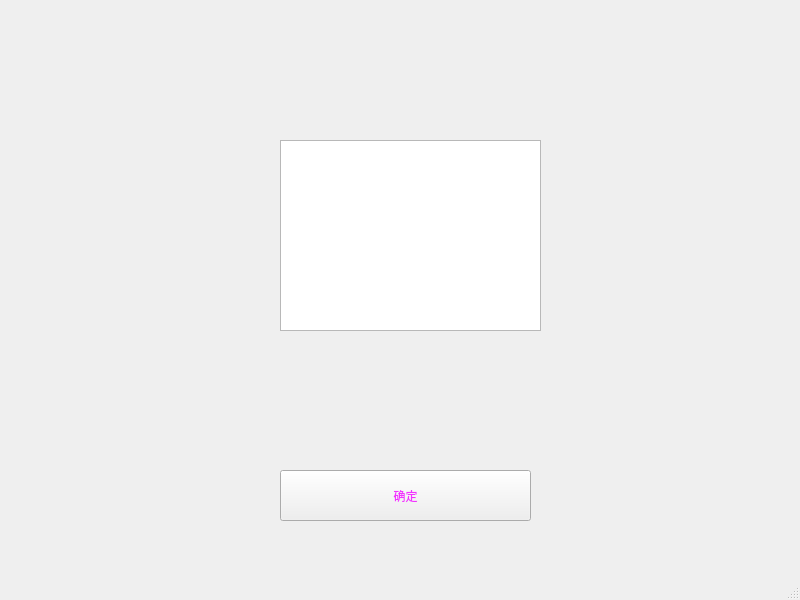
<?xml version="1.0" encoding="UTF-8"?>
<ui version="4.0">
 <class>MainWindow</class>
 <widget class="QMainWindow" name="MainWindow">
  <property name="geometry">
   <rect>
    <x>0</x>
    <y>0</y>
    <width>800</width>
    <height>600</height>
   </rect>
  </property>
  <property name="windowTitle">
   <string>MainWindow</string>
  </property>
  <widget class="QWidget" name="centralwidget">
   <widget class="QGraphicsView" name="graphicsView">
    <property name="geometry">
     <rect>
      <x>280</x>
      <y>140</y>
      <width>261</width>
      <height>191</height>
     </rect>
    </property>
    <property name="styleSheet">
     <string notr="true">border-image: url(:/wuding1/18.png);</string>
    </property>
   </widget>
   <widget class="QPushButton" name="bububu">
    <property name="geometry">
     <rect>
      <x>280</x>
      <y>470</y>
      <width>251</width>
      <height>51</height>
     </rect>
    </property>
    <property name="styleSheet">
     <string notr="true">color: rgb(242, 52, 255);
font: 8pt &quot;楷体&quot;;</string>
    </property>
    <property name="text">
     <string>确定</string>
    </property>
   </widget>
  </widget>
  <widget class="QMenuBar" name="menubar">
   <property name="geometry">
    <rect>
     <x>0</x>
     <y>0</y>
     <width>800</width>
     <height>22</height>
    </rect>
   </property>
  </widget>
  <widget class="QStatusBar" name="statusbar"/>
 </widget>
 <resources>
  <include location="../pic/wuding.qrc"/>
 </resources>
 <connections/>
</ui>
